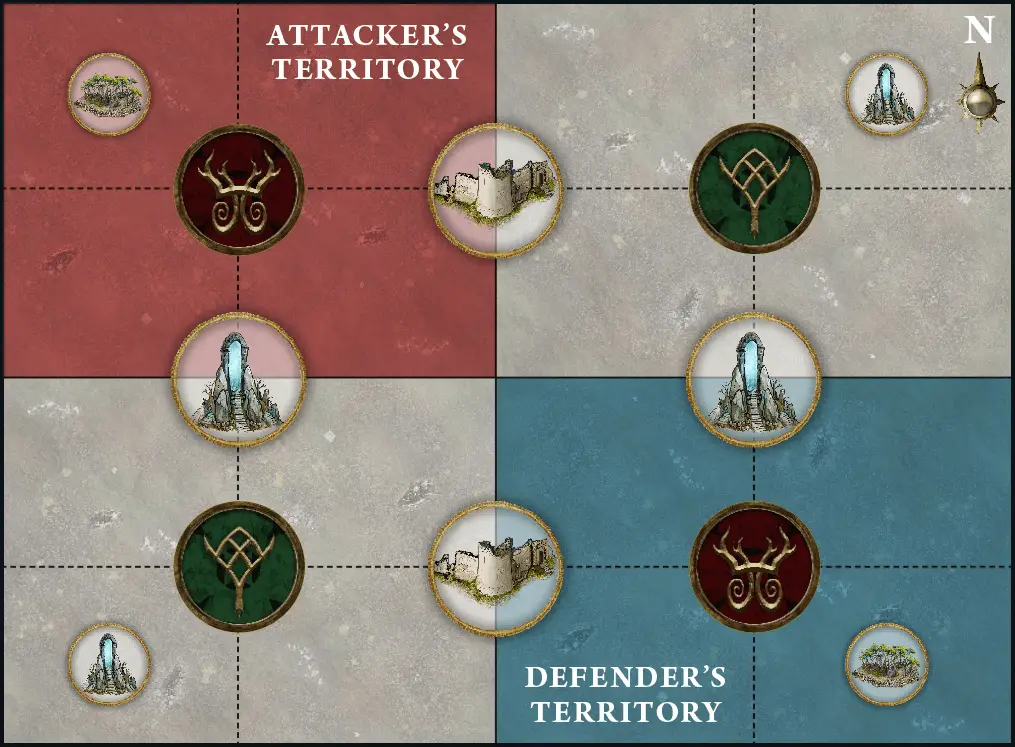
#> input picture assets/battle-plans/aos-passing-seasons.png, 1015 x 747 px, found by its file name
$ python hough_circles.py
#> lines starting #> are read from the running program, lines starting #| are printed output that depends on the picture; after the words box and inside, x2 and y2 are one past the last pixel; in counts of white or black regions, pixels touching at a corner belong together
"""Look for ALL large circular shapes regardless of color"""
import cv2
import numpy as np

# Load image
img = cv2.imread('assets/battle-plans/aos-passing-seasons.png')
#> img is the input picture: shape (747, 1015, 3); mean B, G, R 121, 125.8, 134.5
battlefield = img[:int(img.shape[0] * 0.7), :]
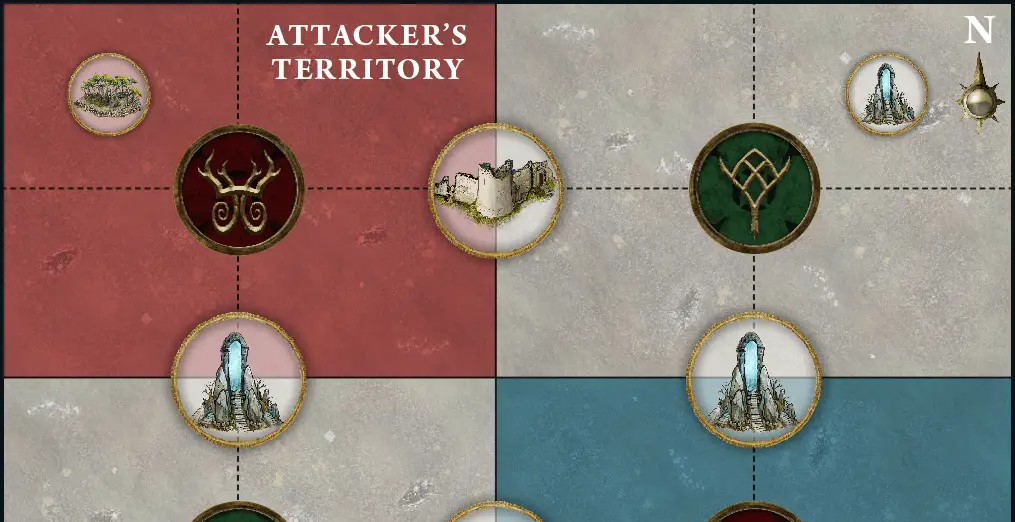
#> battlefield: shape (522, 1015, 3); mean B, G, R 117.9, 123.9, 142.7
gray = cv2.cvtColor(battlefield, cv2.COLOR_BGR2GRAY)
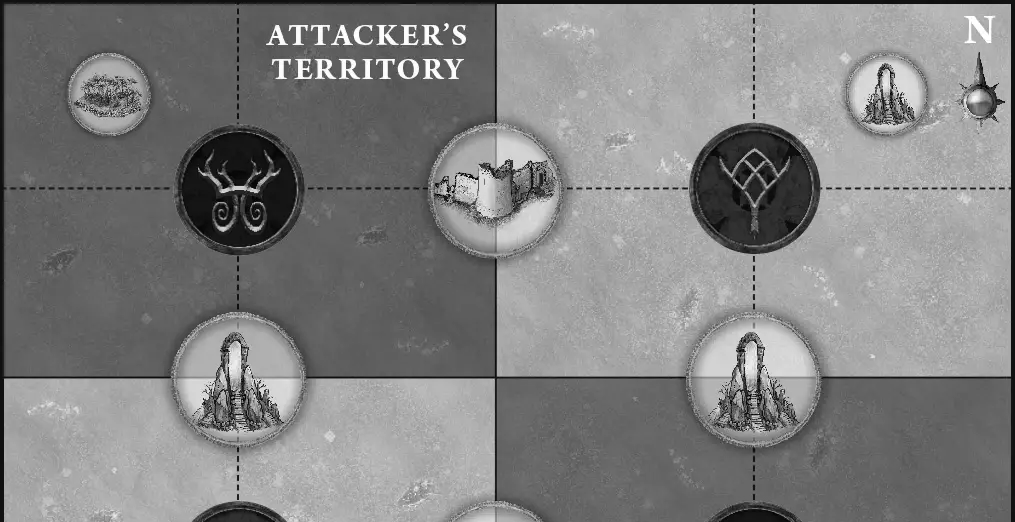
#> gray: shape (522, 1015); min 0, max 255, mean 128.9

# Use Hough circles to find ALL circles
circles = cv2.HoughCircles(
    gray,
    cv2.HOUGH_GRADIENT,
    dp=1,
    minDist=50,  # Minimum distance between circles
    param1=50,   # Canny edge threshold
    param2=30,   # Accumulator threshold (lower = more circles)
    minRadius=30,  # Minimum radius
    maxRadius=80   # Maximum radius
)
#> circles = 60 rows, first 8: [239.5, 189.5, 65.1], [753.5, 379.5, 65.1], [496.5, 189.5, 64], [901.5, 135.5, 79.4], [240.5, 378.5, 64], [756.5, 191.5, 61.8], [632.5, 248.5, 79.4], [838.5, 165.5, 79.4]

DPI = 14

if circles is not None:
    circles = np.uint16(np.around(circles))
#> circles = 60 rows, first 8: [240, 190, 65], [754, 380, 65], [496, 190, 64], [902, 136, 79], [240, 378, 64], [756, 192, 62], [632, 248, 79], [838, 166, 79]
    print(f"Found {len(circles[0])} circles:")
#| Found 60 circles:

    vis = battlefield.copy()
    for i, (x, y, r) in enumerate(circles[0]):
        x_inch = x / DPI
        y_inch = y / DPI
        print(f"  Circle {i+1}: ({x_inch:.1f}\", {y_inch:.1f}\"), radius={r}px")

        # Draw circle
        cv2.circle(vis, (x, y), r, (0, 255, 0), 2)
        cv2.circle(vis, (x, y), 2, (0, 0, 255), 3)
        cv2.putText(vis, f'{i+1}', (x-10, y-r-15), cv2.FONT_HERSHEY_SIMPLEX, 0.7, (255, 0, 0), 2)
#> this loop made 60 passes
#> (x, y, r, x_inch, y_inch) on passes 1 to 12: (240, 190, 65, 17.14, 13.57), (754, 380, 65, 53.86, 27.14), (496, 190, 64, 35.43, 13.57), (902, 136, 79, 64.43, 9.71), (240, 378, 64, 17.14, 27), (756, 192, 62, 54, 13.71), (632, 248, 79, 45.14, 17.71), (838, 166, 79, 59.86, 11.86), (612, 176, 70, 43.71, 12.57), (880, 266, 78, 62.86, 19), (870, 82, 79, 62.14, 5.86), (572, 248, 79, 40.86, 17.71)
#|   Circle 1: (17.1", 13.6"), radius=65px
#|   Circle 2: (53.9", 27.1"), radius=65px
#|   Circle 3: (35.4", 13.6"), radius=64px
#|   Circle 4: (64.4", 9.7"), radius=79px
#|   Circle 5: (17.1", 27.0"), radius=64px
#|   Circle 6: (54.0", 13.7"), radius=62px
#|   Circle 7: (45.1", 17.7"), radius=79px
#|   Circle 8: (59.9", 11.9"), radius=79px
#> (further printed lines are left out)
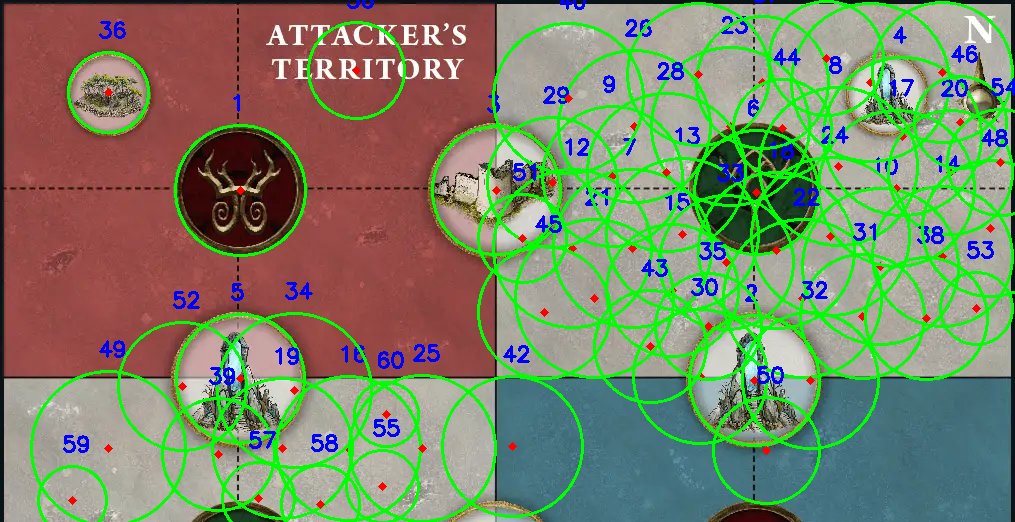
#> vis: shape (522, 1015, 3); 14.16% of pixels changed, all inside (x1, y1, x2, y2) = (30, 0, 1015, 522)

    cv2.imwrite('assets/battle-plans-matplotlib/all_circles_hough.png', vis)
    print("\nSaved visualization")
else:
    print("No circles found")

$ run again, with assets/battle-plans/aos-bountiful-equinox.png copied over assets/battle-plans/aos-passing-seasons.png
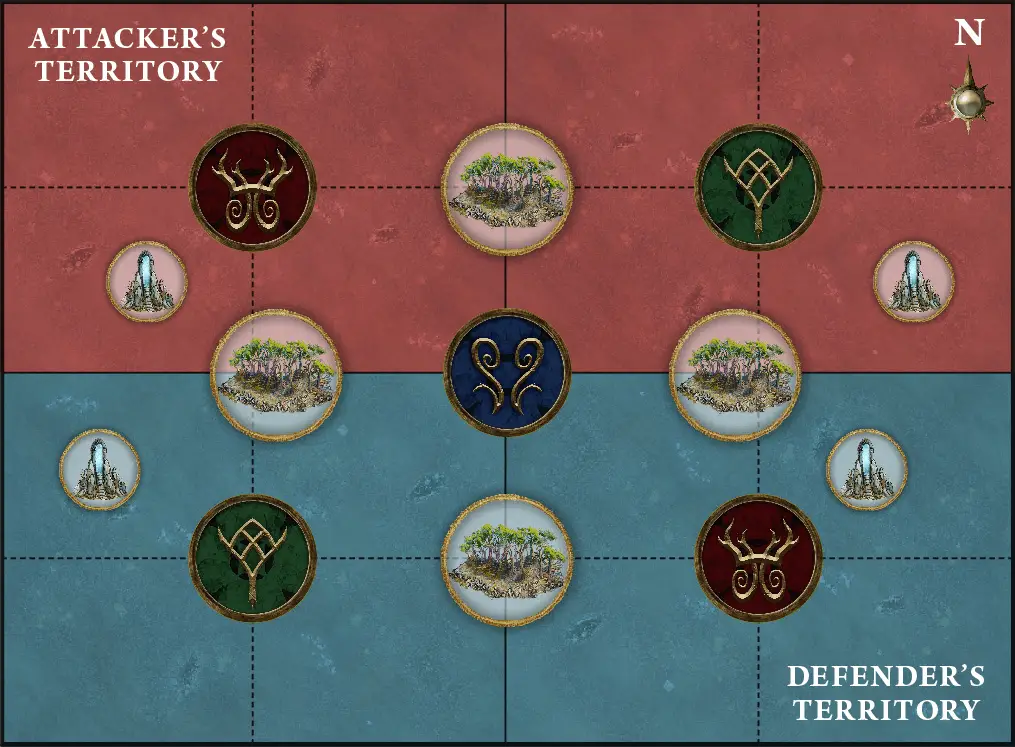
#> input picture assets/battle-plans/aos-bountiful-equinox.png, 1015 x 747 px, found by its file name
#> img is the input picture: shape (747, 1015, 3); mean B, G, R 93.3, 93, 106.4
#> `gray = cv2.cvtColor(battlefield, cv2.COLOR_BGR2GRAY)`:
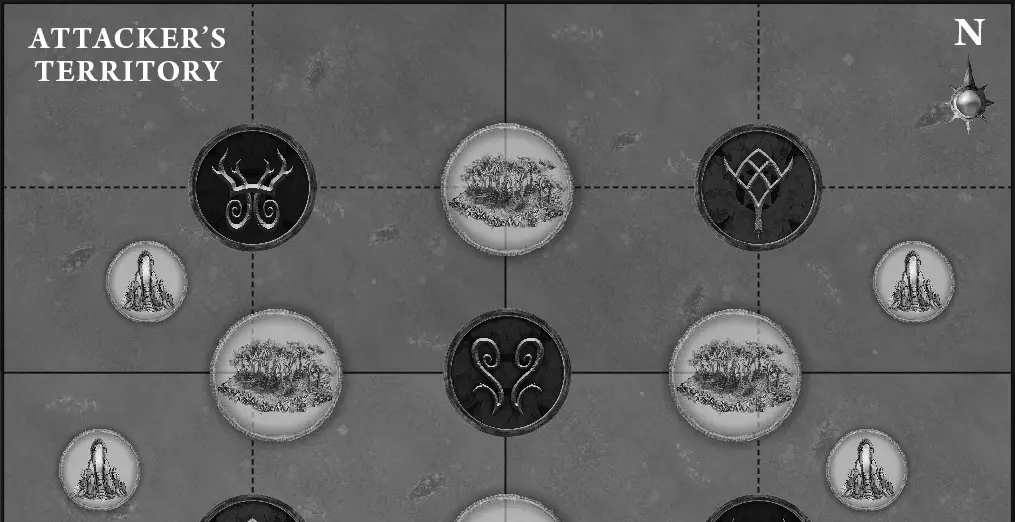
#> gray: shape (522, 1015); min 0, max 255, mean 96.7
#> `circles = cv2.HoughCircles( gray, cv2.HOUGH_GRADIENT, dp=1, minDist=50,`: circles = 23 rows, first 8: [506.5, 189.5, 66.2], [252.5, 186.5, 63.7], [758.5, 187.5, 63.3], [276.5, 376.5, 65], [509.5, 375.5, 60.5], [735.5, 374.5, 64], [866.5, 469.5, 40.8], [913.5, 282.5, 40.5]
#> `circles = np.uint16(np.around(circles))`: circles = 23 rows, first 8: [506, 190, 66], [252, 186, 64], [758, 188, 63], [276, 376, 65], [510, 376, 60], [736, 374, 64], [866, 470, 41], [914, 282, 40]
#| Found 23 circles:
#> the loop `for i, (x, y, r) in enumerate(circles[0]):` made 23 passes
#> (x, y, r, x_inch, y_inch) on passes 1 to 8: (506, 190, 66, 36.14, 13.57), (252, 186, 64, 18, 13.29), (758, 188, 63, 54.14, 13.43), (276, 376, 65, 19.71, 26.86), (510, 376, 60, 36.43, 26.86), (736, 374, 64, 52.57, 26.71), (866, 470, 41, 61.86, 33.57), (914, 282, 40, 65.29, 20.14)
#> (printed output is left out)
#> after the loop `for i, (x, y, r) in enumerate(circles[0]):`:
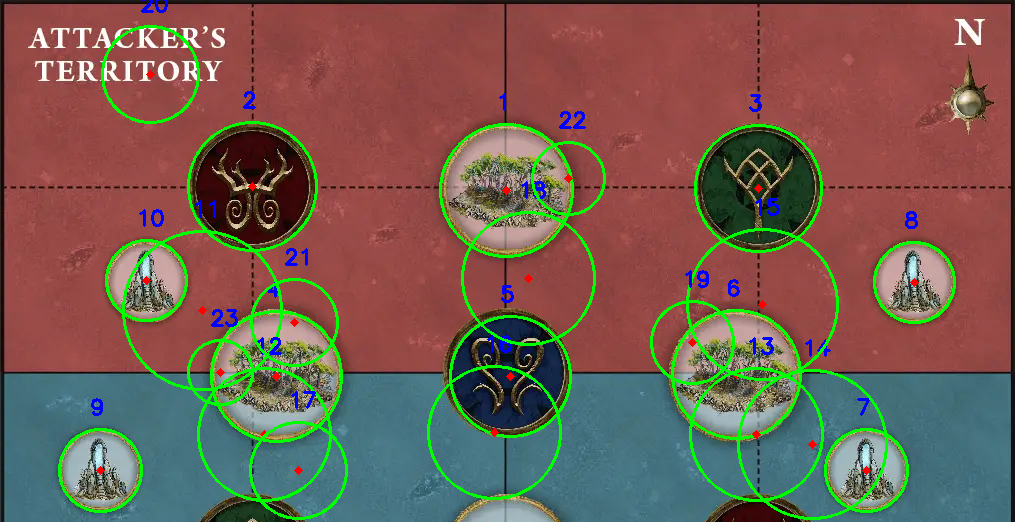
#> vis: shape (522, 1015, 3); mean B, G, R 81.3, 92.8, 115.8

$ run again, with assets/battle-plans/aos-creeping-corruption.png copied over assets/battle-plans/aos-passing-seasons.png
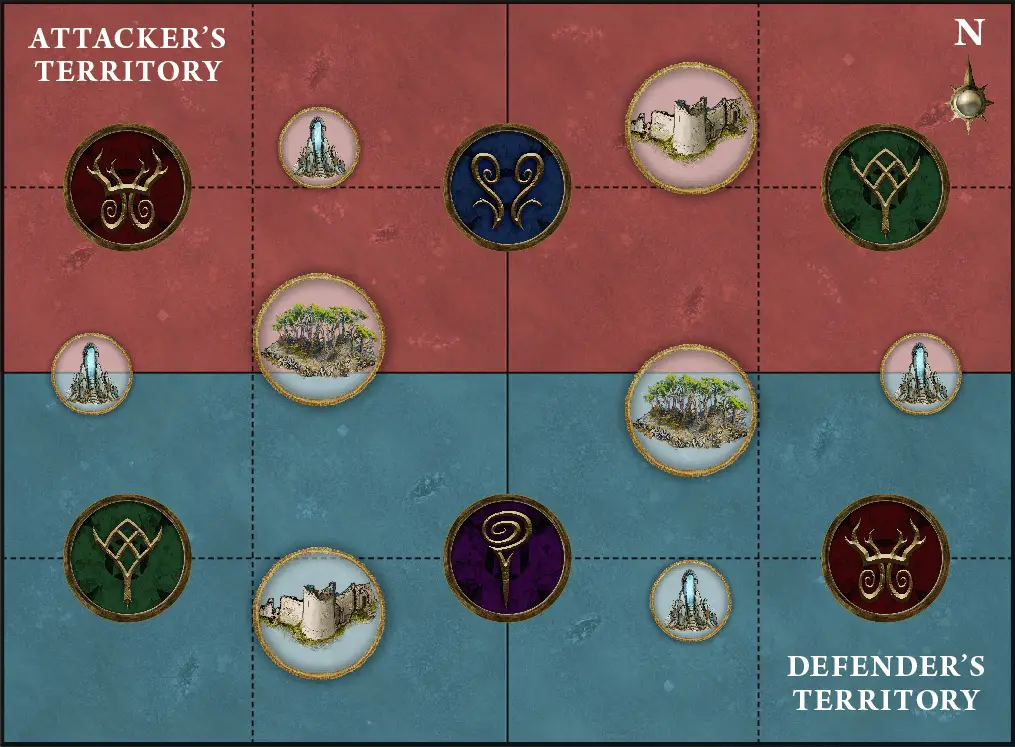
#> input picture assets/battle-plans/aos-creeping-corruption.png, 1015 x 747 px, found by its file name
#> img is the input picture: shape (747, 1015, 3); mean B, G, R 92.5, 92, 105.5
#> `gray = cv2.cvtColor(battlefield, cv2.COLOR_BGR2GRAY)`:
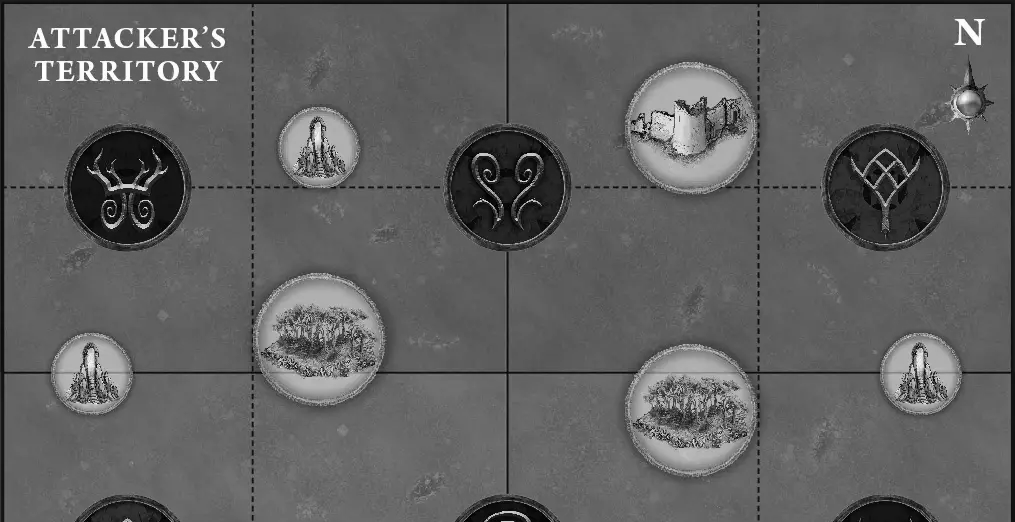
#> gray: shape (522, 1015); min 0, max 255, mean 96
#> `circles = cv2.HoughCircles( gray, cv2.HOUGH_GRADIENT, dp=1, minDist=50,`: circles = 19 rows, first 8: [885.5, 186.5, 63.7], [126.5, 186.5, 56], [693.5, 411.5, 64], [321.5, 340.5, 64], [504.5, 187.5, 58.1], [690.5, 129.5, 65], [919.5, 373.5, 40.2], [317.5, 145.5, 38.5]
#> `circles = np.uint16(np.around(circles))`: circles = 19 rows, first 8: [886, 186, 64], [126, 186, 56], [694, 412, 64], [322, 340, 64], [504, 188, 58], [690, 130, 65], [920, 374, 40], [318, 146, 38]
#| Found 19 circles:
#> the loop `for i, (x, y, r) in enumerate(circles[0]):` made 19 passes
#> (x, y, r, x_inch, y_inch) on passes 1 to 8: (886, 186, 64, 63.29, 13.29), (126, 186, 56, 9, 13.29), (694, 412, 64, 49.57, 29.43), (322, 340, 64, 23, 24.29), (504, 188, 58, 36, 13.43), (690, 130, 65, 49.29, 9.29), (920, 374, 40, 65.71, 26.71), (318, 146, 38, 22.71, 10.43)
#> (printed output is left out)
#> after the loop `for i, (x, y, r) in enumerate(circles[0]):`:
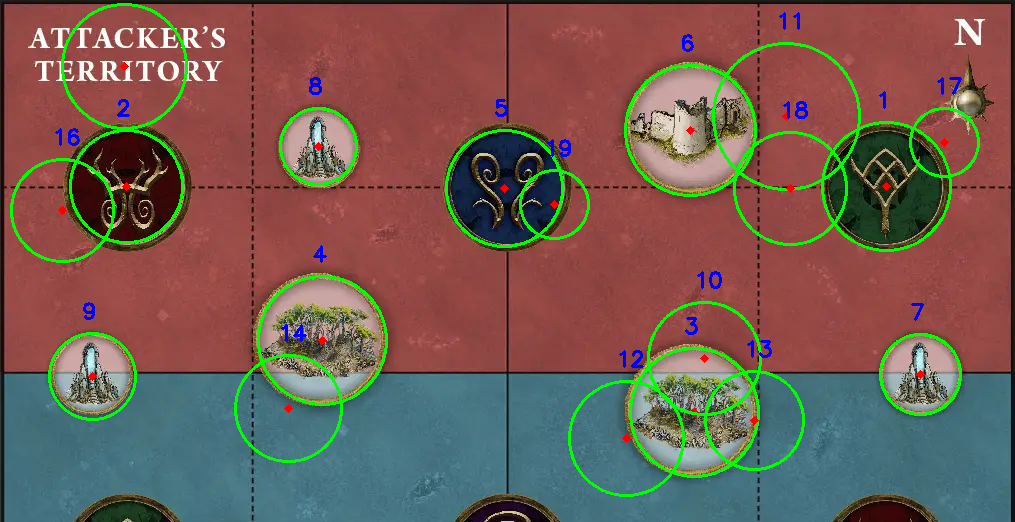
#> vis: shape (522, 1015, 3); mean B, G, R 82.4, 91.7, 114.7

$ run again, with assets/battle-plans/aos-cyclic-shifts.png copied over assets/battle-plans/aos-passing-seasons.png
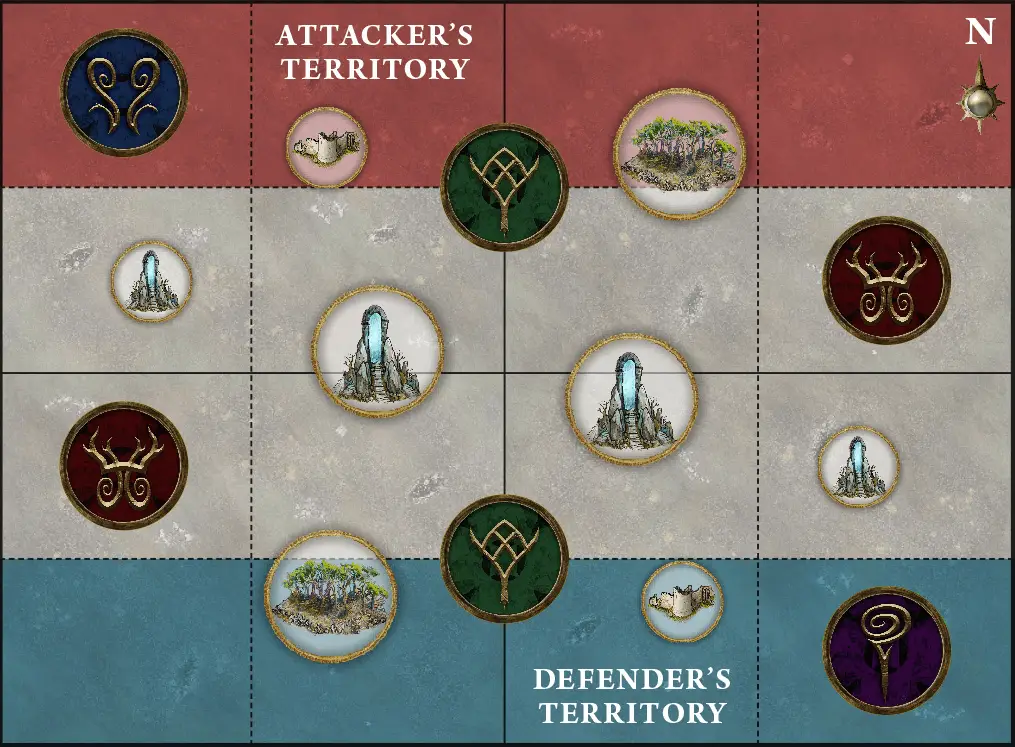
#> input picture assets/battle-plans/aos-cyclic-shifts.png, 1015 x 747 px, found by its file name
#> img is the input picture: shape (747, 1015, 3); mean B, G, R 117.6, 122.2, 130.8
#> `gray = cv2.cvtColor(battlefield, cv2.COLOR_BGR2GRAY)`:
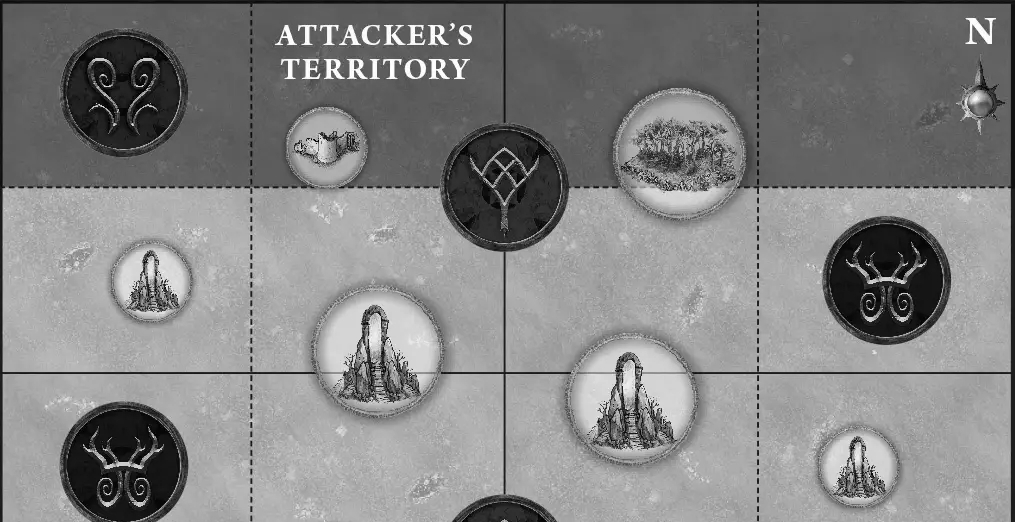
#> gray: shape (522, 1015); min 0, max 255, mean 131.6
#> `circles = cv2.HoughCircles( gray, cv2.HOUGH_GRADIENT, dp=1, minDist=50,`: circles = 85 rows, first 8: [504.5, 187.5, 64], [125.5, 92.5, 62.7], [629.5, 401.5, 64], [680.5, 156.5, 64], [886.5, 282.5, 58.5], [122.5, 464.5, 56.3], [376.5, 353.5, 62.9], [647.5, 267.5, 79.4]
#> `circles = np.uint16(np.around(circles))`: circles = 85 rows, first 8: [504, 188, 64], [126, 92, 63], [630, 402, 64], [680, 156, 64], [886, 282, 58], [122, 464, 56], [376, 354, 63], [648, 268, 79]
#| Found 85 circles:
#> the loop `for i, (x, y, r) in enumerate(circles[0]):` made 85 passes
#> (x, y, r, x_inch, y_inch) on passes 1 to 8: (504, 188, 64, 36, 13.43), (126, 92, 63, 9, 6.57), (630, 402, 64, 45, 28.71), (680, 156, 64, 48.57, 11.14), (886, 282, 58, 63.29, 20.14), (122, 464, 56, 8.71, 33.14), (376, 354, 63, 26.86, 25.29), (648, 268, 79, 46.29, 19.14)
#> (printed output is left out)
#> after the loop `for i, (x, y, r) in enumerate(circles[0]):`:
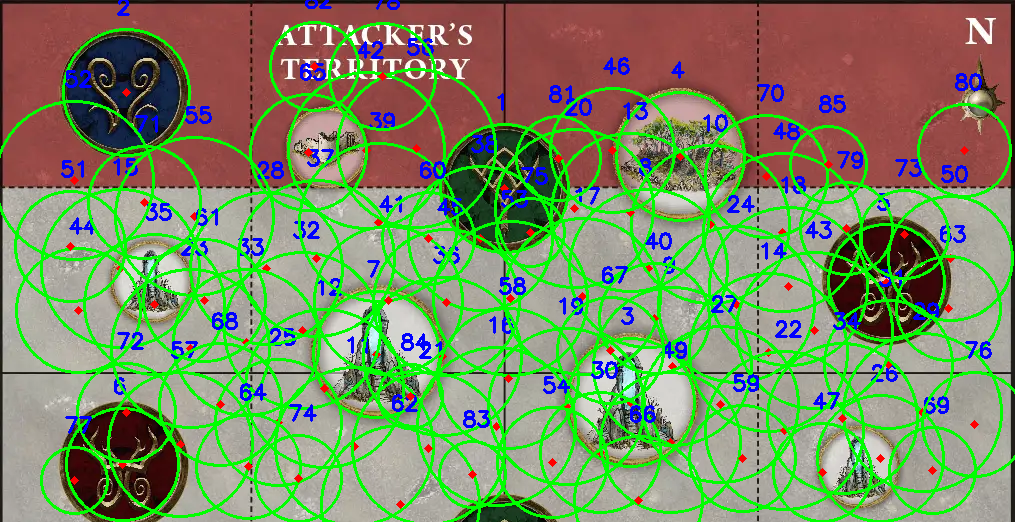
#> vis: shape (522, 1015, 3); mean B, G, R 98.8, 140, 120.5
